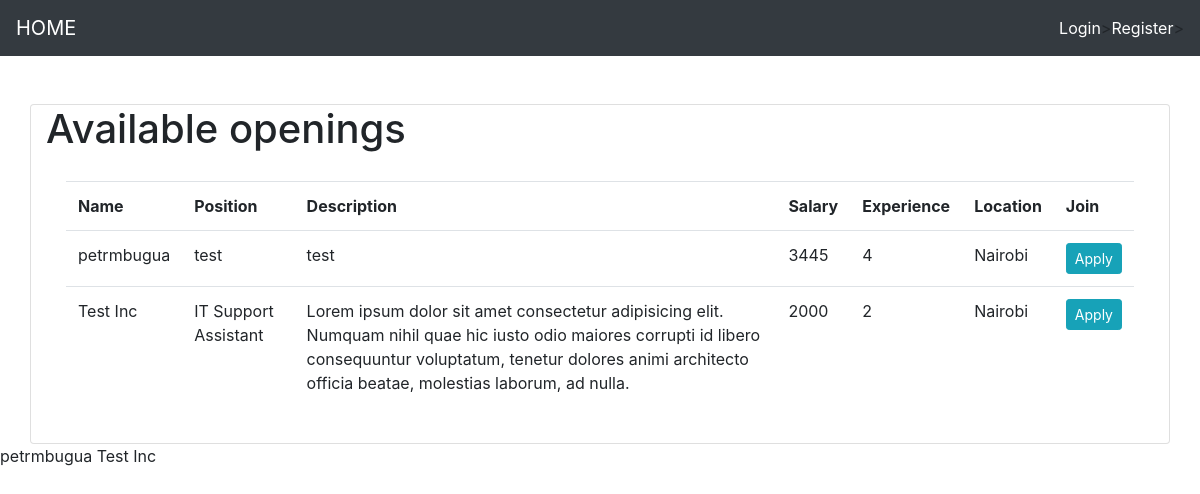
The page / on the database its author committed.
### jobportal/models.py (models this page shows, shortened)
class Company(models.Model):
    user=models.OneToOneField(User,null=True,on_delete=models.CASCADE)
    name=models.CharField(max_length=200,null=True)
    position=models.CharField(max_length=200,null=True)
    description=models.CharField(max_length=2000,null=True)
    salary=models.IntegerField(null=True)
    experience=models.IntegerField(null=True)
    Location=models.CharField(max_length=2000,null=True)

### jobportal/views.py (the view)
# urls.py: path('',home,name='home'),
def home(request):
    if request.user.is_authenticated:
        candidates=Candidates.objects.filter(company__name=request.user.username)
        context={
            'candidates':candidates,
        }
        return render(request,'hr.html',context)
    else:
        companies=Company.objects.all()
        context={
            'companies':companies,
        }
        return render(request,'Jobseeker.html',context)

### templates/Jobseeker.html
{% extends 'main.html' %}
{% load static%}
{% block content %}
<div class="container card">
    <h1>Available openings</h1>
    <div class="card-body">
        <table class="table table-hover">
            <tr>
                <th>Name</th>
                <th>Position</th>
                <th>Description</th>
                <th>Salary</th>
                <th>Experience</th>
                <th>Location</th>
                <th>Join</th>
            </tr>
            {% for c in companies %}
                <tr>
                    <td>{{c.name}}</td>
                    <td>{{c.position}}</td>
                    <td>{{c.description}}</td>
                    <td>{{c.salary}}</td>
                    <td>{{c.experience}}</td>
                    <td>{{c.Location}}</td>
                    <td><a href="{% url 'apply' %}" class="btn btn-info btn-sm" type="submit">Apply</a></td>
                </tr>
            {% endfor %}
        </table>
    </div>
</div>
        {% for c in companies %}
            {{c.name}}
        {% endfor %}
{% endblock %}

### rows shown on the page
Company: name "petrmbugua", position "test", description "test", salary "3445", experience "4", Location "Nairobi"
Company: name "Test Inc", position "IT Support Assistant", description "Lorem ipsum dolor sit amet consectetur adipisicing elit. Numquam nihil quae hic iusto odio maiores corrupti id libero consequuntur voluptatum, tenetur dolores animi architecto officia beatae, molestias laborum, ad nulla.", salary "2000", experience "2", Location "Nairobi"
